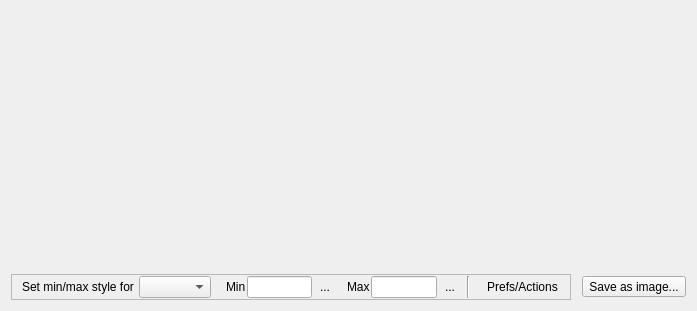
<?xml version="1.0" encoding="UTF-8"?>
<ui version="4.0">
 <class>QgsRasterHistogramWidgetBase</class>
 <widget class="QWidget" name="QgsRasterHistogramWidgetBase">
  <property name="geometry">
   <rect>
    <x>0</x>
    <y>0</y>
    <width>697</width>
    <height>311</height>
   </rect>
  </property>
  <property name="windowTitle">
   <string>Form</string>
  </property>
  <layout class="QVBoxLayout" name="verticalLayout">
   <item>
    <widget class="QwtPlot" name="mpPlot"/>
   </item>
   <item>
    <spacer name="verticalSpacer">
     <property name="orientation">
      <enum>Qt::Vertical</enum>
     </property>
     <property name="sizeType">
      <enum>QSizePolicy::Fixed</enum>
     </property>
     <property name="sizeHint" stdset="0">
      <size>
       <width>0</width>
       <height>7</height>
      </size>
     </property>
    </spacer>
   </item>
   <item>
    <widget class="QStackedWidget" name="stackedWidget2">
     <property name="sizePolicy">
      <sizepolicy hsizetype="Preferred" vsizetype="Fixed">
       <horstretch>0</horstretch>
       <verstretch>0</verstretch>
      </sizepolicy>
     </property>
     <property name="currentIndex">
      <number>0</number>
     </property>
     <widget class="QWidget" name="page1_2">
      <layout class="QHBoxLayout" name="horizontalLayout_8">
       <property name="margin">
        <number>0</number>
       </property>
       <item>
        <widget class="QFrame" name="frame_2">
         <property name="frameShape">
          <enum>QFrame::StyledPanel</enum>
         </property>
         <layout class="QHBoxLayout" name="horizontalLayout_9">
          <property name="spacing">
           <number>5</number>
          </property>
          <property name="sizeConstraint">
           <enum>QLayout::SetDefaultConstraint</enum>
          </property>
          <property name="leftMargin">
           <number>5</number>
          </property>
          <property name="topMargin">
           <number>1</number>
          </property>
          <property name="rightMargin">
           <number>5</number>
          </property>
          <property name="bottomMargin">
           <number>1</number>
          </property>
          <item>
           <spacer name="horizontalSpacer_13">
            <property name="orientation">
             <enum>Qt::Horizontal</enum>
            </property>
            <property name="sizeType">
             <enum>QSizePolicy::Fixed</enum>
            </property>
            <property name="sizeHint" stdset="0">
             <size>
              <width>5</width>
              <height>1</height>
             </size>
            </property>
           </spacer>
          </item>
          <item>
           <widget class="QLabel" name="label_9">
            <property name="sizePolicy">
             <sizepolicy hsizetype="Fixed" vsizetype="Preferred">
              <horstretch>0</horstretch>
              <verstretch>0</verstretch>
             </sizepolicy>
            </property>
            <property name="text">
             <string>Set min/max style for</string>
            </property>
           </widget>
          </item>
          <item>
           <widget class="QComboBox" name="cboHistoBand">
            <property name="sizePolicy">
             <sizepolicy hsizetype="Fixed" vsizetype="Fixed">
              <horstretch>0</horstretch>
              <verstretch>0</verstretch>
             </sizepolicy>
            </property>
           </widget>
          </item>
          <item>
           <spacer name="horizontalSpacer_7">
            <property name="orientation">
             <enum>Qt::Horizontal</enum>
            </property>
            <property name="sizeType">
             <enum>QSizePolicy::MinimumExpanding</enum>
            </property>
            <property name="sizeHint" stdset="0">
             <size>
              <width>10</width>
              <height>1</height>
             </size>
            </property>
           </spacer>
          </item>
          <item>
           <layout class="QHBoxLayout" name="horizontalLayout_10">
            <property name="spacing">
             <number>1</number>
            </property>
            <item>
             <widget class="QLabel" name="label_10">
              <property name="sizePolicy">
               <sizepolicy hsizetype="Expanding" vsizetype="Preferred">
                <horstretch>0</horstretch>
                <verstretch>0</verstretch>
               </sizepolicy>
              </property>
              <property name="text">
               <string>Min</string>
              </property>
             </widget>
            </item>
            <item>
             <widget class="QLineEdit" name="leHistoMin">
              <property name="sizePolicy">
               <sizepolicy hsizetype="Fixed" vsizetype="Fixed">
                <horstretch>0</horstretch>
                <verstretch>0</verstretch>
               </sizepolicy>
              </property>
              <property name="minimumSize">
               <size>
                <width>50</width>
                <height>0</height>
               </size>
              </property>
             </widget>
            </item>
            <item>
             <widget class="QToolButton" name="btnHistoMin">
              <property name="enabled">
               <bool>true</bool>
              </property>
              <property name="toolTip">
               <string>Pick Min value on graph</string>
              </property>
              <property name="text">
               <string>...</string>
              </property>
              <property name="icon">
               <iconset resource="../../images/images.qrc">
                <normaloff>:/images/themes/default/mActionTouch2.png</normaloff>:/images/themes/default/mActionTouch2.png</iconset>
              </property>
              <property name="checkable">
               <bool>true</bool>
              </property>
              <property name="autoRaise">
               <bool>true</bool>
              </property>
             </widget>
            </item>
           </layout>
          </item>
          <item>
           <spacer name="horizontalSpacer_15">
            <property name="orientation">
             <enum>Qt::Horizontal</enum>
            </property>
            <property name="sizeType">
             <enum>QSizePolicy::Fixed</enum>
            </property>
            <property name="sizeHint" stdset="0">
             <size>
              <width>5</width>
              <height>1</height>
             </size>
            </property>
           </spacer>
          </item>
          <item>
           <layout class="QHBoxLayout" name="horizontalLayout_11">
            <property name="spacing">
             <number>1</number>
            </property>
            <item>
             <widget class="QLabel" name="label_11">
              <property name="sizePolicy">
               <sizepolicy hsizetype="Expanding" vsizetype="Preferred">
                <horstretch>0</horstretch>
                <verstretch>0</verstretch>
               </sizepolicy>
              </property>
              <property name="text">
               <string>Max</string>
              </property>
             </widget>
            </item>
            <item>
             <widget class="QLineEdit" name="leHistoMax">
              <property name="sizePolicy">
               <sizepolicy hsizetype="Fixed" vsizetype="Fixed">
                <horstretch>0</horstretch>
                <verstretch>0</verstretch>
               </sizepolicy>
              </property>
              <property name="minimumSize">
               <size>
                <width>50</width>
                <height>0</height>
               </size>
              </property>
             </widget>
            </item>
            <item>
             <widget class="QToolButton" name="btnHistoMax">
              <property name="enabled">
               <bool>true</bool>
              </property>
              <property name="toolTip">
               <string>Pick Max value on graph</string>
              </property>
              <property name="text">
               <string>...</string>
              </property>
              <property name="icon">
               <iconset resource="../../images/images.qrc">
                <normaloff>:/images/themes/default/mActionTouch2.png</normaloff>:/images/themes/default/mActionTouch2.png</iconset>
              </property>
              <property name="checkable">
               <bool>true</bool>
              </property>
              <property name="autoRaise">
               <bool>true</bool>
              </property>
             </widget>
            </item>
           </layout>
          </item>
          <item>
           <widget class="Line" name="line_6">
            <property name="frameShadow">
             <enum>QFrame::Sunken</enum>
            </property>
            <property name="lineWidth">
             <number>1</number>
            </property>
            <property name="orientation">
             <enum>Qt::Vertical</enum>
            </property>
           </widget>
          </item>
          <item>
           <spacer name="horizontalSpacer_10">
            <property name="orientation">
             <enum>Qt::Horizontal</enum>
            </property>
            <property name="sizeType">
             <enum>QSizePolicy::MinimumExpanding</enum>
            </property>
            <property name="sizeHint" stdset="0">
             <size>
              <width>5</width>
              <height>1</height>
             </size>
            </property>
           </spacer>
          </item>
          <item>
           <widget class="QToolButton" name="btnHistoActions">
            <property name="toolTip">
             <string/>
            </property>
            <property name="text">
             <string>Prefs/Actions</string>
            </property>
            <property name="icon">
             <iconset resource="../../images/images.qrc">
              <normaloff>:/images/themes/default/mAction.png</normaloff>:/images/themes/default/mAction.png</iconset>
            </property>
            <property name="popupMode">
             <enum>QToolButton::InstantPopup</enum>
            </property>
            <property name="toolButtonStyle">
             <enum>Qt::ToolButtonTextBesideIcon</enum>
            </property>
            <property name="autoRaise">
             <bool>true</bool>
            </property>
           </widget>
          </item>
          <item>
           <spacer name="horizontalSpacer_16">
            <property name="orientation">
             <enum>Qt::Horizontal</enum>
            </property>
            <property name="sizeHint" stdset="0">
             <size>
              <width>1</width>
              <height>20</height>
             </size>
            </property>
           </spacer>
          </item>
         </layout>
        </widget>
       </item>
       <item>
        <spacer name="horizontalSpacer_17">
         <property name="orientation">
          <enum>Qt::Horizontal</enum>
         </property>
         <property name="sizeType">
          <enum>QSizePolicy::MinimumExpanding</enum>
         </property>
         <property name="sizeHint" stdset="0">
          <size>
           <width>5</width>
           <height>20</height>
          </size>
         </property>
        </spacer>
       </item>
       <item>
        <widget class="QToolButton" name="mSaveAsImageButton">
         <property name="toolTip">
          <string>Save plot</string>
         </property>
         <property name="text">
          <string>Save as image...</string>
         </property>
         <property name="icon">
          <iconset resource="../../images/images.qrc">
           <normaloff>:/images/themes/default/mActionFileSave.png</normaloff>:/images/themes/default/mActionFileSave.png</iconset>
         </property>
        </widget>
       </item>
      </layout>
     </widget>
     <widget class="QWidget" name="page2_2">
      <layout class="QHBoxLayout" name="horizontalLayout_12">
       <property name="spacing">
        <number>0</number>
       </property>
       <property name="margin">
        <number>0</number>
       </property>
       <item>
        <widget class="QProgressBar" name="mHistogramProgress">
         <property name="value">
          <number>0</number>
         </property>
        </widget>
       </item>
      </layout>
     </widget>
     <widget class="QWidget" name="page">
      <layout class="QHBoxLayout" name="horizontalLayout">
       <property name="spacing">
        <number>0</number>
       </property>
       <property name="margin">
        <number>0</number>
       </property>
       <item>
        <spacer name="horizontalSpacer_20">
         <property name="orientation">
          <enum>Qt::Horizontal</enum>
         </property>
         <property name="sizeHint" stdset="0">
          <size>
           <width>40</width>
           <height>20</height>
          </size>
         </property>
        </spacer>
       </item>
       <item>
        <widget class="QPushButton" name="btnHistoCompute">
         <property name="text">
          <string>Compute Histogram</string>
         </property>
        </widget>
       </item>
       <item>
        <spacer name="horizontalSpacer_19">
         <property name="orientation">
          <enum>Qt::Horizontal</enum>
         </property>
         <property name="sizeHint" stdset="0">
          <size>
           <width>40</width>
           <height>20</height>
          </size>
         </property>
        </spacer>
       </item>
      </layout>
     </widget>
    </widget>
   </item>
  </layout>
 </widget>
 <customwidgets>
  <customwidget>
   <class>QwtPlot</class>
   <extends>QFrame</extends>
   <header>qwt_plot.h</header>
   <container>1</container>
  </customwidget>
 </customwidgets>
 <resources>
  <include location="../../images/images.qrc"/>
 </resources>
 <connections/>
</ui>
